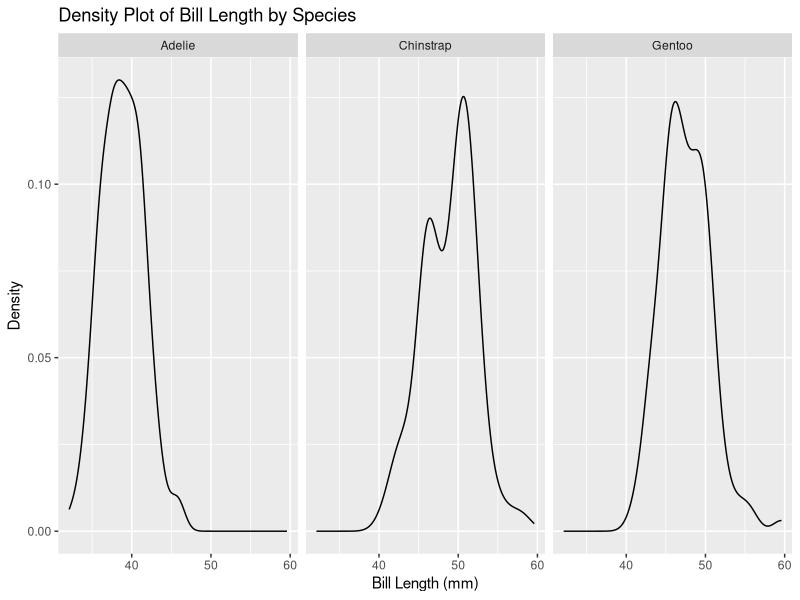
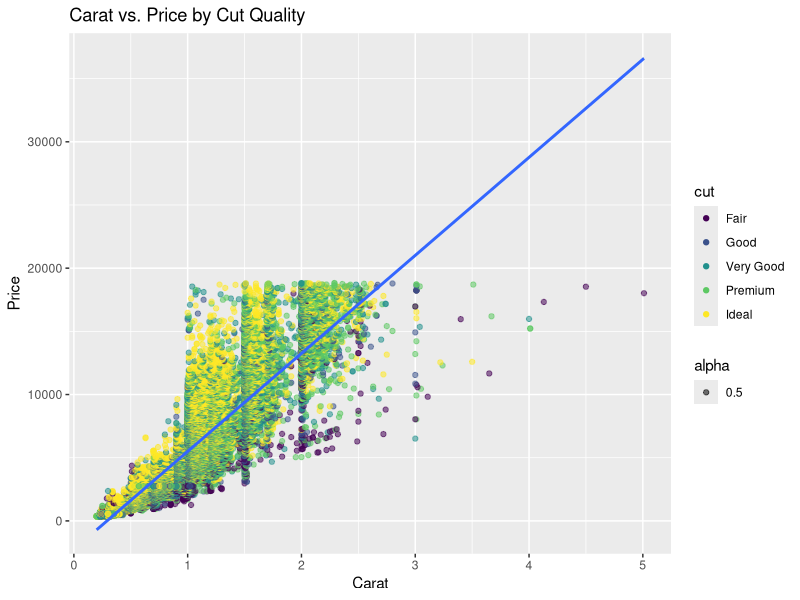

Write R code to recreate these figures, in order. (Note: this script raises an error after producing the figures.)
# Please create teh following plots:

# Q1 ----

# Load the tidyverse library
library(tidyverse)

# Load the palmerpenguins library
library(palmerpenguins)

# Load the penguins dataset
data(penguins)

# Plot 1
# Create a density plot of the 'bill_length_mm' column of the penguins
# dataset.
# Use the ggplot() function to create the plot.
# Use the aes() function to specify the x-axis variable.
# Inside the aes() function, set the x parameter to the 'bill_length_mm'
# column of the penguins dataset.
# Add a + sign after the ggplot() function.
# Use the geom_density() function to add a density plot to the ggplot()
# function.
# Add a + sign after the geom_density() function.
# Use the facet_grid() function to add a facet to the ggplot() function.
# Inside the facet_grid() function, set the formula to
# "~ species".
# Add a + sign after the facet_grid() function.
# Use the labs() function to add a title to the ggplot() function.
# Inside the labs() function, set the title parameter to
# "Density Plot of Bill Length by Species".
# Set the x parameter to "Bill Length (mm)".
# Set the y parameter to "Density".


    
    

plot1 <- ggplot(data = penguins) +
  geom_density(mapping = aes(x = bill_length_mm)) +
  facet_grid(~ species) +
  labs(x = "Bill Length (mm)",
       y = "Density",
       title = "Density Plot of Bill Length by Species")


# To verify your answer, run the following code
plot1

# Q2 ----

# Use the diamonds dataset from ggplot2
data(diamonds)

# Plot 2
# Create a scatter plot of 'carat' vs. 'price', colored by 'cut' quality.
# Use the ggplot() function to create the plot.
# Use the aes() function to specify the x-axis and y-axis variables.
# Inside the aes() function, set the x parameter to 'carat', the y parameter to 'price'.
# Add a + sign after the ggplot() function.

# Use the geom_point() function to add a scatter plot to the ggplot() function. 
# Inside the geom_point() function, use the aes() function to set the color parameter to 'cut'.
# Set the alpha parameter inside geom_point() to 0.5 to make the points semi-transparent if there is overplotting.
# Use the geom_smooth() function to add a smooth line through the points for each 'cut' category, setting the method argument to "lm" for linear models.
# Add a + sign after the geom_point() (and geom_smooth(), if used) function.
# Use the labs() function to add a title to the ggplot() function.
# Inside the labs() function, set the title parameter to "Carat vs. Price by Cut Quality",
# Set the x parameter to "Carat",
# Set the y parameter to "Price".

plot2 <- ggplot(data = diamonds, mapping = aes(x = carat, y = price)) +
  geom_point(mapping = aes(color = cut, alpha = 0.5)) +
  geom_smooth(method = "lm") +
  labs(title = "Carat vs. Price by Cut Quality",
       x = "Carat",
       y = "Price")
              
# To verify your answer, run the following code
plot2

# Q3 ----


# Use the mtcars dataset
data(mtcars)

# Plot 3
# Create a boxplot of 'mpg' by 'cyl' (number of cylinders).
# Use the ggplot() function to create the plot.
# Use the aes() function to specify the x-axis and y-axis variables.
# Inside the aes() function, set the x parameter to 'cyl' and the y parameter to 'mpg'.
# NOTICE that you will need to convert the 'cyl' column to a factor using the factor() function. factor(cyl)
# Add a + sign after the ggplot() function.
# Use the geom_boxplot() function to add a boxplot to the ggplot() function.
# Add a + sign after the geom_boxplot() function.
# Use the labs() function to add a title to the ggplot() function.
# Inside the labs() function, set the title parameter to "Miles Per Gallon by Cylinder Number",
# Set the x parameter to "Number of Cylinders",
# Set the y parameter to "Miles Per Gallon (mpg)".


plot3 <- ggplot(data = mtcars, mapping = aes(x = cyl, y = mpg)) +
  geom_boxplot() +
  labs(title = "Miles Per Gallon by Cylinder Number",
       x = "Number of Cylinders",
       y = "Miles Per Gallon (mpg)")

factor(cyl)
# When running this factor function it says error: object 'cyl" not found

# To verify your answer, run the following code
plot3

# Q4 ----

# Use the iris dataset
data(iris)

# Plot 4
# Create a histogram of 'Petal.Length' for each species.
# Use the ggplot() function to create the plot.
# Use the aes() function to specify the x-axis variable.
# Inside the aes() function, set the x parameter to 'Petal.Length'.
# Add a + sign after the ggplot() function.
# Use the geom_histogram() function to add a histogram to the ggplot() function, and set bins to 30.
# Add a + sign after the geom_histogram() function.
# Use the facet_wrap() function to add a facet for 'Species'.
# Inside the facet_wrap() function, set the facets parameter to '~ Species'.
# Add a + sign after the facet_wrap() function.
# Use the labs() function to add a title to the ggplot() function.
# Inside the labs() function, set the title parameter to "Petal Length Distribution for Each Species",
# Set the x parameter to "Petal Length",
# Set the y parameter to "Count".

plot4 <- ggplot(data = iris, mapping = aes(x = Petal.Length)) +
                  geom_histogram(bins = 30) +
                  facet_wrap(~ Species) +
                  labs(title = "Petal Length Distribution for Each Species",
                       x = "Petal Length",
                       y = "Count")


# To verify your answer, run the following code
plot4
